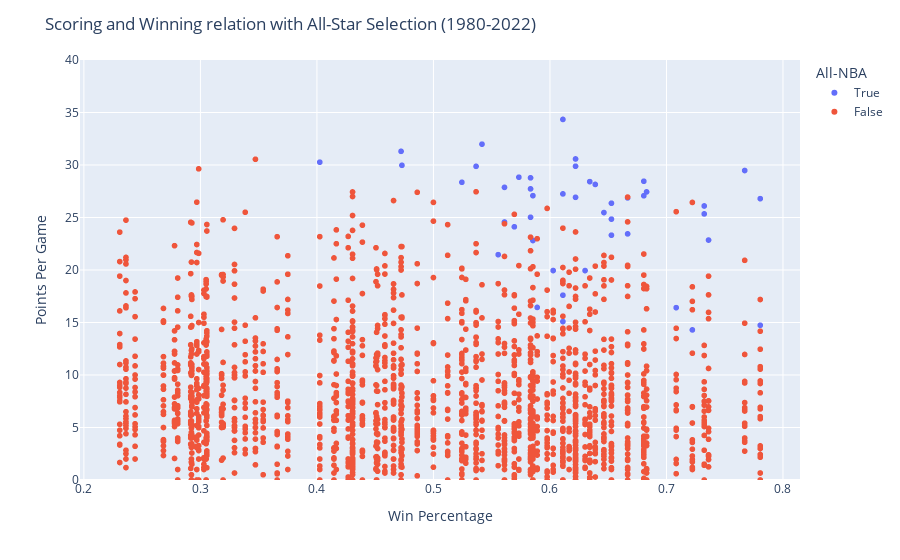

Source (notebook cell):
### Code cell
import plotly.express as px

fig = px.scatter(previous_years, x = "win_percent", y = 'ppg', color = "all_nba", category_orders={"all_nba": [True, False]},
                 color_continuous_scale=['red', 'blue'],
                 labels = {"all_nba": "All-NBA"})
fig.update_layout(xaxis_title = "Win Percentage", yaxis_title = "Points Per Game", 
                  title= 'Scoring and Winning relation with All-Star Selection (1980-2022)', yaxis_range = [0,40])
fig.show()

### Figure 1 — Plotly figure (JSON) as saved in the notebook; plotly's stock layout.template omitted (floating-point values rounded to 4 significant figures; data arrays with more than 128 entries replaced by an {"elided": "..."} marker saying what was removed)
{"data": [{"hovertemplate": "All-NBA=True<br>win_percent=%{x}<br>ppg=%{y}<extra></extra>", "legendgroup": "True", "marker": {"color": "#636efa", "symbol": "circle"}, "mode": "markers", "name": "True", "showlegend": true, "type": "scattergl", "x": [0.7805, 0.561, 0.7805, 0.622, 0.6829, 0.622, 0.622, 0.561, 0.5366, 0.4024, 0.6341, 0.5854, 0.5854, 0.6463, 0.5244, 0.4722, 0.7083, 0.5833, 0.6389, 0.5556, 0.6806, 0.5694, 0.6528, 0.6667, 0.5833, 0.5833, 0.6528, 0.6528, 0.7222, 0.5417, 0.7324, 0.589, 0.6111, 0.473, 0.7671, 0.6111, 0.6667, 0.6027, 0.6806, 0.7324, 0.5733, 0.6301, 0.7361, 0.6111, 0.6111], "xaxis": "x", "y": [14.74, 27.87, 26.79, 29.88, 27.44, 26.92, 30.57, 24.57, 29.87, 30.27, 28.42, 27.08, 22.81, 25.47, 28.36, 31.3, 16.41, 28.78, 28.15, 21.46, 28.45, 24.11, 24.85, 26.87, 25.02, 27.73, 26.36, 23.31, 14.3, 31.98, 26.1, 16.44, 17.6, 29.97, 29.48, 34.34, 23.44, 19.95, 27.07, 25.34, 28.84, 19.95, 22.85, 15.09, 27.25], "yaxis": "y"}, {"hovertemplate": "All-NBA=False<br>win_percent=%{x}<br>ppg=%{y}<extra></extra>", "legendgroup": "False", "marker": {"color": "#EF553B", "symbol": "circle"}, "mode": "markers", "name": "False", "showlegend": true, "type": "scattergl", "x": {"elided": "2123 float values"}, "xaxis": "x", "y": {"elided": "2123 float values"}, "yaxis": "y"}], "layout": {"legend": {"title": {"text": "All-NBA"}, "tracegroupgap": 0}, "margin": {"t": 60}, "title": {"text": "Scoring and Winning relation with All-Star Selection (1980-2022)"}, "xaxis": {"anchor": "y", "domain": [0, 1], "title": {"text": "Win Percentage"}}, "yaxis": {"anchor": "x", "domain": [0, 1], "range": [0, 40], "title": {"text": "Points Per Game"}}}}
